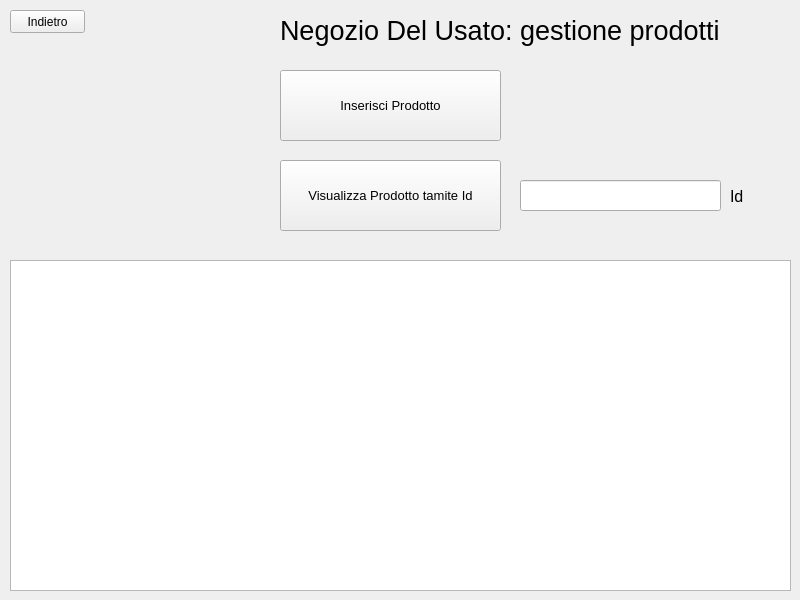
<?xml version="1.0" encoding="UTF-8"?>
<ui version="4.0">
 <class>LoginWindow</class>
 <widget class="QMainWindow" name="LoginWindow">
  <property name="geometry">
   <rect>
    <x>0</x>
    <y>0</y>
    <width>800</width>
    <height>600</height>
   </rect>
  </property>
  <property name="windowTitle">
   <string>MainWindow</string>
  </property>
  <widget class="QWidget" name="loginWidget">
   <widget class="QPushButton" name="indietro">
    <property name="geometry">
     <rect>
      <x>10</x>
      <y>10</y>
      <width>75</width>
      <height>23</height>
     </rect>
    </property>
    <property name="text">
     <string>Indietro</string>
    </property>
   </widget>
   <widget class="QLabel" name="label">
    <property name="geometry">
     <rect>
      <x>280</x>
      <y>10</y>
      <width>471</width>
      <height>41</height>
     </rect>
    </property>
    <property name="font">
     <font>
      <pointsize>20</pointsize>
     </font>
    </property>
    <property name="text">
     <string>Negozio Del Usato: gestione prodotti</string>
    </property>
   </widget>
   <widget class="QPushButton" name="inserisciProdotto">
    <property name="geometry">
     <rect>
      <x>280</x>
      <y>70</y>
      <width>221</width>
      <height>71</height>
     </rect>
    </property>
    <property name="font">
     <font>
      <pointsize>10</pointsize>
     </font>
    </property>
    <property name="text">
     <string>Inserisci Prodotto</string>
    </property>
   </widget>
   <widget class="QPushButton" name="visualizzaProdotto">
    <property name="geometry">
     <rect>
      <x>280</x>
      <y>160</y>
      <width>221</width>
      <height>71</height>
     </rect>
    </property>
    <property name="font">
     <font>
      <pointsize>10</pointsize>
     </font>
    </property>
    <property name="text">
     <string>Visualizza Prodotto tamite Id</string>
    </property>
   </widget>
   <widget class="QListWidget" name="listWidget">
    <property name="geometry">
     <rect>
      <x>10</x>
      <y>260</y>
      <width>781</width>
      <height>331</height>
     </rect>
    </property>
   </widget>
   <widget class="QLineEdit" name="visualizzaProdottoedit">
    <property name="geometry">
     <rect>
      <x>520</x>
      <y>180</y>
      <width>201</width>
      <height>31</height>
     </rect>
    </property>
   </widget>
   <widget class="QLabel" name="label_2">
    <property name="geometry">
     <rect>
      <x>730</x>
      <y>190</y>
      <width>47</width>
      <height>13</height>
     </rect>
    </property>
    <property name="font">
     <font>
      <pointsize>12</pointsize>
     </font>
    </property>
    <property name="text">
     <string>Id</string>
    </property>
   </widget>
  </widget>
 </widget>
 <resources/>
 <connections/>
</ui>
